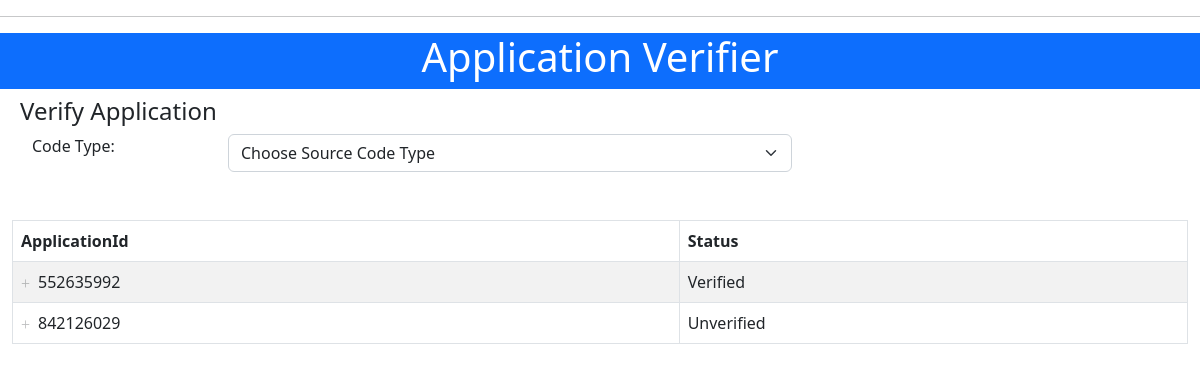
Page /validationapi/applications on the committed database.
### tables this page shows
CREATE TABLE revision (
    commit_id TEXT PRIMARY KEY,
    application INTEGER NOT NULL,
    status TEXT,
    validation_time DATETIME,
    approval_url TEXT,
    clear_state_url TEXT,
    additional_info TEXT
);

CREATE TABLE application (
    id INTEGER PRIMARY KEY,
    status TEXT
);

### app.py (the view)
@app.route('/validationapi/applications')
def get_applications():
    return render_template('index.html', applications=get_all_applications(), verification_status="")

### dbhelper.py (called while the page is built)
def get_db_connection():
    conn = sqlite3.connect('validation.db')
    conn.row_factory = sqlite3.Row
    return conn

### templates/index.html (shortened to what this page needs)
{% extends 'base.html' %}
{% block content %}
    <div class="row text-center bg-primary text-white">
        <h1>{% block title %} Application Verifier {% endblock %}</h1>
    </div>
    <div class="container-fluid m-2 ">
    <h4>Verify Application</h4>
    <div class="container-fluid mt-2">
        <div class="row mt-2">
            <div class="col-2">
                <label for="code_type">Code Type:</label>
            </div>
            <div class="col-6">
                <select id="code_type_select" name="code_type" class="form-select" aria-label="Default select example">
                  <option selected>Choose Source Code Type</option>
                </select>
            </div>
        </div>
     </div>
    </div>
        <div class="container-fluid overflow-auto mt-5">
            <table class="table table-striped table-bordered" data-toggle-column="first">
                <thead class="thead-dark">
                    <tr>
                        <th scope="col" data-breakpoints="xs">ApplicationId</th>
                        <th scope="col" data-breakpoints="xs">Status</th>
                    </tr>
                </thead>
                <tbody>
                    {% for application in applications %}
                    <tr>
                        <td>{{ application.id }}</td>
                        <td>{{ application.status }}</td>
                    </tr>
                    {% endfor %}
                </tbody>
            </table>
        </div>
{% endblock %}

### rows in the picture
revision: id "552635992", status "Verified"
revision: id "842126029", status "Unverified"
